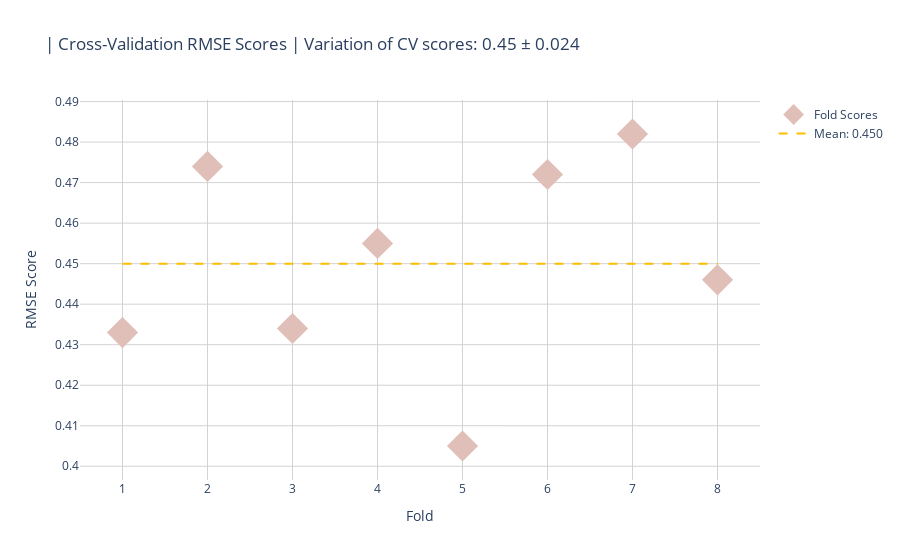

Notebook code cell kept with this figure:
### Code cell
wts = [0.6,0.4]
print(f"using weights {wts}")
oof_tta = train_model(wts)

### Figure 1 — Plotly figure (JSON) as saved in the notebook; plotly's stock layout.template omitted (floating-point values rounded to 4 significant figures)
{"data": [{"hoverlabel": {"font": {"size": 16}}, "hovertemplate": "Fold %{x}: %{text}<extra></extra>", "marker": {"color": "#E0BFB8", "size": 24, "symbol": "diamond"}, "mode": "markers", "name": "Fold Scores", "text": ["0.433", "0.474", "0.434", "0.455", "0.405", "0.472", "0.482", "0.446"], "type": "scatter", "x": [1, 2, 3, 4, 5, 6, 7, 8], "y": [0.433, 0.474, 0.434, 0.455, 0.405, 0.472, 0.482, 0.446]}, {"hoverinfo": "none", "line": {"color": "#FFBF00", "dash": "dash"}, "mode": "lines", "name": "Mean: 0.450", "type": "scatter", "x": [1, 8], "y": [0.45, 0.45]}], "layout": {"autosize": true, "paper_bgcolor": "rgba(0, 0, 0, 0)", "plot_bgcolor": "rgba(0, 0, 0, 0)", "title": {"text": " | Cross-Validation RMSE Scores | Variation of CV scores: 0.45 ± 0.024"}, "xaxis": {"dtick": 1, "gridcolor": "lightgray", "range": [0.5, 8.5], "tick0": 1, "tickmode": "linear", "title": {"text": "Fold"}, "type": "linear"}, "yaxis": {"autorange": true, "gridcolor": "lightgray", "range": [0.391, 0.496], "title": {"text": "RMSE Score"}, "type": "linear"}}}
